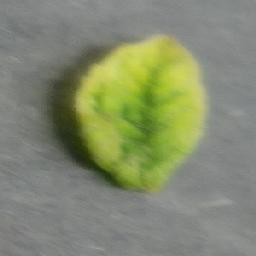
#> input picture frontend/src/assets/bad-photo.jpg, 256 x 256 px; its folder holds only this picture in this run
$ python -i model_tomato.py   (imports and definitions only)
#> lines starting #> are read from the running program, lines starting #| are printed output that depends on the picture
#> further down, picture is the input picture: shape (256, 256, 3); mean B, G, R 110.9, 138.6, 132.2
import os
import cv2
import numpy as np
import joblib
from tqdm import tqdm
from sklearn.model_selection import train_test_split
from sklearn.svm import SVC
from sklearn.metrics import accuracy_score, classification_report, confusion_matrix
from sklearn.preprocessing import StandardScaler
from skimage.feature import hog

# Folders are relative to the project root. Each one holds a subfolder per class.
dataset_paths = [
    os.path.join("archive (3)", "plantvillage", "plantvillage"),
    os.path.join("TomatoDataset", "TomatoDataset")
]

def extract_features(img):
    img = cv2.resize(img, (128, 128))
    lab = cv2.cvtColor(img, cv2.COLOR_BGR2LAB)
#> lab: shape (128, 128, 3); mean of channels 0, 1, 2 144.3, 121.6, 141.1
    l, a, b = cv2.split(lab)
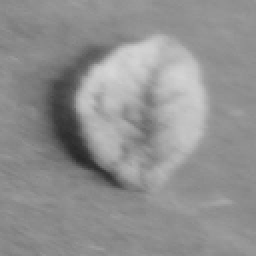
#> l: shape (128, 128) (shown 2 times larger); min 40, max 214, mean 144.3
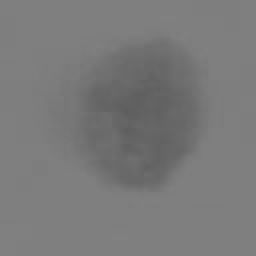
#> a: shape (128, 128) (shown 2 times larger); min 94, max 129, mean 121.6
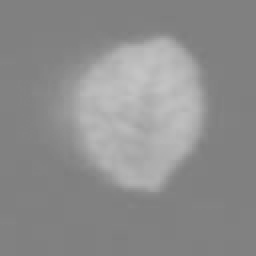
#> b: shape (128, 128) (shown 2 times larger); min 126, max 196, mean 141.1
    clahe = cv2.createCLAHE(clipLimit=2.0, tileGridSize=(8, 8))
    cl = clahe.apply(l)
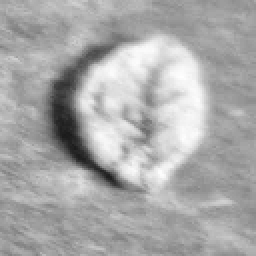
#> cl: shape (128, 128) (shown 2 times larger); min 27, max 255, mean 169.4
    img_enhanced = cv2.merge((cl, a, b))
#> img_enhanced: shape (128, 128, 3); mean of channels 0, 1, 2 169.4, 121.6, 141.1
    img_enhanced = cv2.cvtColor(img_enhanced, cv2.COLOR_LAB2BGR)
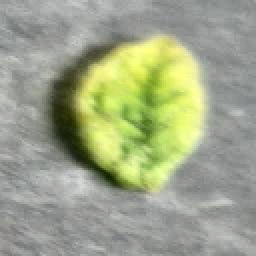
#> img_enhanced: shape (128, 128, 3) (shown 2 times larger); mean B, G, R 137.2, 165.1, 158.8

    gray = cv2.cvtColor(img_enhanced, cv2.COLOR_BGR2GRAY)
    hog_features = hog(
        gray, orientations=9, pixels_per_cell=(8, 8),
        cells_per_block=(2, 2), transform_sqrt=True, block_norm="L2-Hys"
    )
#> hog_features = 8100 values, max 0.475 at index 1838, min 0 at index 269, mean 0.137

    hsv = cv2.cvtColor(img_enhanced, cv2.COLOR_BGR2HSV)
#> hsv: shape (128, 128, 3); mean H, S, V 56.6, 40.4, 165.2
    hist_h = cv2.calcHist([hsv], [0], None, [32], [0, 180])
#> hist_h = 32 values, max 2955 at index 8, min 0 at index 1, mean 512
    hist_s = cv2.calcHist([hsv], [1], None, [32], [0, 256])
#> hist_s = 32 values, max 9039 at index 0, min 7 at index 29, mean 512
    color_features = np.concatenate([hist_h, hist_s]).flatten()
#> color_features = 64 values, max 9039 at index 32, min 0 at index 1, mean 512
    cv2.normalize(color_features, color_features)

    return np.hstack([hog_features, color_features])

data = []
labels = []

# [19 lines not run here, left out]

X = np.array(data)
y = np.array(labels)

# --- UNDERSAMPLING ---
indices_healthy = np.where(y == 0)[0]
indices_diseased = np.where(y == 1)[0]
n_samples = min(len(indices_healthy), len(indices_diseased))
# [1 line not run here, left out]
new_indices_healthy = np.random.choice(indices_healthy, n_samples, replace=False)
new_indices_diseased = np.random.choice(indices_diseased, n_samples, replace=False)
final_indices = np.concatenate([new_indices_healthy, new_indices_diseased])
X_res = X[final_indices]
y_res = y[final_indices]

# --- TRAINING ---
# [3 lines that did not run here, left out]

scaler = StandardScaler()
# [1 line that did not run here, left out]
# [1 line that did not run here, left out]
model = SVC(kernel='rbf', C=10, gamma='scale', probability=True)
# [1 line not run here, left out]

# [1 line that did not run here, left out]
# [6 lines not run here, left out]

>>> import cv2
>>> picture = cv2.imread('frontend/src/assets/bad-photo.jpg')
>>> result = extract_features(picture)
#> result = 8164 values, max 0.826 at index 8132, min 0 at index 269, mean 0.136
